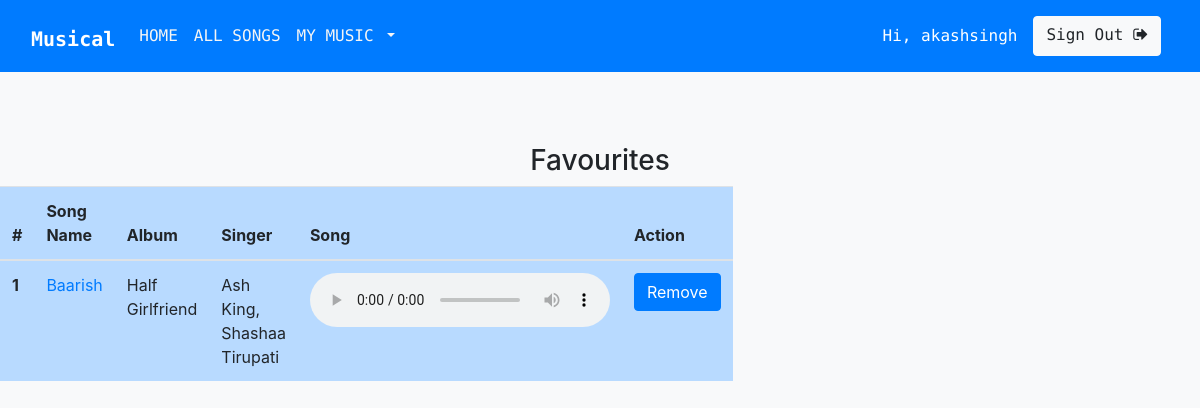
Page /favourite/ (signed in) on the committed database.
### musicapp/models.py (models this page shows)
class Song(models.Model):
    Language_Choice = (
              ('Hindi', 'Hindi'),
              ('English', 'English'),
          )
    name = models.CharField(max_length=200)
    album = models.CharField(max_length=200)
    language = models.CharField(max_length=20,choices=Language_Choice,default='Hindi')
    song_img = models.FileField()
    year = models.IntegerField()
    singer = models.CharField(max_length=200)
    song_file = models.FileField()
    def __str__(self):
        return self.name

### musicapp/views.py (the view)
# urls.py: path('favourite/', views.favourite, name='favourite'),
def favourite(request):
    songs = Song.objects.filter(favourite__user=request.user, favourite__is_fav=True).distinct()
    print(f'songs: {songs}') # type: ignore
    if request.method == "POST":
        song_id = list(request.POST.keys())[1]
        favourite_song = Favourite.objects.filter(user=request.user, song__id=song_id, is_fav=True)
        favourite_song.delete()
        messages.success(request, "Removed from favourite!")
    context = {'songs': songs}
    return render(request, 'musicapp/favourite.html', context=context)

### templates/musicapp/favourite.html (shortened to what this page needs)
{% extends 'base.html' %}
{% load socialaccount %}
{% block body %}
<br>
<br>
<br>
<center>
  <h3>Favourites</h3>
</center>
<table class="table table-hover table-primary" >
  <thead>
    <tr>
      <th scope="col">#</th>
      <th scope="col">Song Name</th>
      <th scope="col">Album</th>
      <th scope="col">Singer</th>
      <th scope="col">Song</th>
      <th scope="col">Action</th>
    </tr>
  </thead>
  <tbody>
    {% if songs %}
    {% for song in songs %}
    <tr>
      <th scope="row">{{forloop.counter}}</th>
      <td><a href="{% url 'detail' song.id %}">{{song.name}}</a></td>
      <td>{{song.album}}</td>
      <td>{{song.singer}}</td>
      <td>
        <audio controls>
          <source src="{{ song.song_file.url }}" type="audio/mpeg">
        </audio>
      </td>
      <td>
        <form method="post">
          <input class="btn btn-primary" type="submit" value="Remove" name={{song.id}}>
        </form>
      </td>
    </tr>
    {% endfor %}
    {% endif %}
  </tbody>
</table>
{% endblock body %}

### templates/base.html (shortened to what this page needs)
{% load static %}
<!doctype html>
<html lang="en">
<head>
  <link rel="stylesheet" href="https://maxcdn.bootstrapcdn.com/bootstrap/4.0.0/css/bootstrap.min.css"
>
  <link rel="stylesheet" href="https://stackpath.bootstrapcdn.com/font-awesome/4.7.0/css/font-awesome.min.css"
>
  <link href="{% static 'musicapp/css/musicplayer.css' %}" rel="stylesheet">
</head>
<body class="bg-light">
  <nav class="navbar navbar-expand-lg navbar-dark bg-primary">
    <div class="container-fluid">
      <h1>
        <a href="{% url 'index' %}" class="navbar-brand">
          <strong style="color:white">Musical</strong>
        </a>
      </h1>
      <div class="collapse navbar-collapse" id="navbarNav">
        <ul class="navbar-nav mr-auto">
          <li class="nav-item">
            <a href="{% url 'index' %}" class="nav-link" style="color: #f5f5f5;">HOME</a>
          </li>
          <li class="nav-item">
            <a href="{% url 'all_songs' %}" class="nav-link" style="color: #f5f5f5;">ALL SONGS</a>
          </li>
          {% if request.user.is_active %}
          <li class="nav-item dropdown">
            <a class="nav-link dropdown-toggle" href="#" id="navbarDropdown" role="button" data-toggle="dropdown"
              aria-haspopup="true" aria-expanded="false" style="color: #f5f5f5;">
              MY MUSIC
            </a>
          </li>
          {% endif %}
        </ul>
        <div class="navbar-nav">
          {% if request.user.is_active %}
          <span class="navbar-text text-white mx-2">Hi, {{ request.user.username }}</span>
          <a href="{% url 'logout' %}" class="btn btn-light mx-2">Sign Out <i class="fa fa-sign-out"
              aria-hidden="true"></i></a>
          {% else %}
          <a href="{% url 'login' %}" class="btn btn-light mx-2"><i class="fa fa-sign-in" aria-hidden="true"></i>
            Sign In</a>
          <a href="{% url 'signup' %}" class="btn btn-light mx-2"><i class="fa fa-user-plus" aria-hidden="true"></i>
            Sign Up</a>
          {% endif %}
        </div>
      </div>
    </div>
  </nav>
  {% block body %}
  {% endblock body %}
  <br>
  <br>
  <br>
</body>
</html>

### templates/base.html (style rules this page uses)
.navbar { font-family: 'Source Code Pro', monospace; }
html { position: relative; min-height: 100%; }
body { margin-bottom: 0px; }

### templates/musicapp/favourite.html (style rules this page uses)
.table { width: 10%; }

### rows in the picture
Song: name "Baarish", album "Half Girlfriend", singer "Ash King, Shashaa Tirupati"

### other values in the picture
{{ request.user.username }} "akashsingh"
